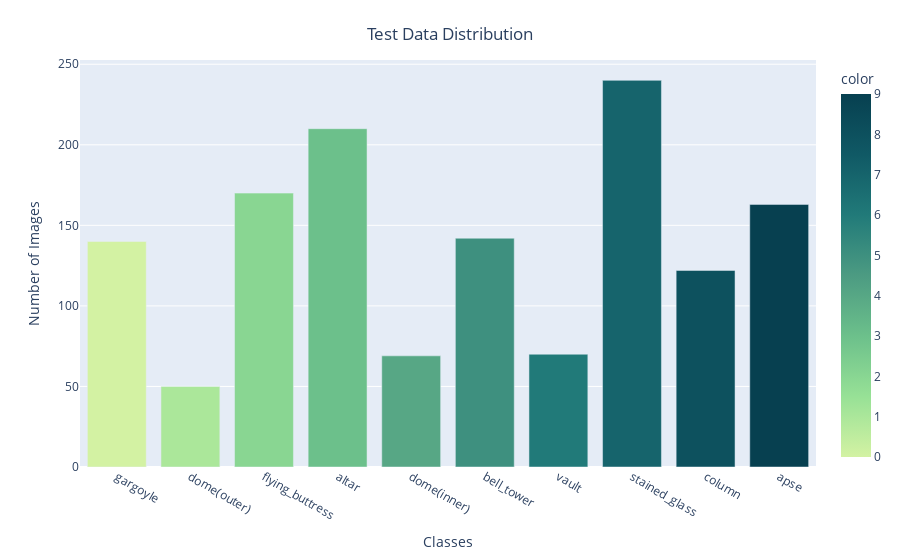

Notebook cell for this chart:
### Markdown cell above
### Test Data Distribution

### Code cell
fig = px.bar(x = CLASS_LABELS,
             y = [list(test_generator.classes).count(i) for i in np.unique(test_generator.classes)] ,
             color = np.unique(train_generator.classes) ,
             color_continuous_scale="Emrld")
fig.update_xaxes(title="Classes")
fig.update_yaxes(title = "Number of Images")
fig.update_layout(showlegend = True,
    title = {
        'text': 'Test Data Distribution ',
        'y':0.95,
        'x':0.5,
        'xanchor': 'center',
        'yanchor': 'top'})
fig.show()

### Figure 1 — Plotly figure (JSON) as saved in the notebook; plotly's stock layout.template omitted (floating-point values rounded to 4 significant figures)
{"data": [{"alignmentgroup": "True", "hovertemplate": "x=%{x}<br>y=%{y}<br>color=%{marker.color}<extra></extra>", "legendgroup": "", "marker": {"color": [0, 1, 2, 3, 4, 5, 6, 7, 8, 9], "coloraxis": "coloraxis", "pattern": {"shape": ""}}, "name": "", "offsetgroup": "", "orientation": "v", "showlegend": false, "textposition": "auto", "type": "bar", "x": ["gargoyle", "dome(outer)", "flying_buttress", "altar", "dome(inner)", "bell_tower", "vault", "stained_glass", "column", "apse"], "xaxis": "x", "y": [140, 50, 170, 210, 69, 142, 70, 240, 122, 163], "yaxis": "y"}], "layout": {"barmode": "relative", "coloraxis": {"colorbar": {"title": {"text": "color"}}, "colorscale": [[0, "rgb(211, 242, 163)"], [0.1667, "rgb(151, 225, 150)"], [0.3333, "rgb(108, 192, 139)"], [0.5, "rgb(76, 155, 130)"], [0.6667, "rgb(33, 122, 121)"], [0.8333, "rgb(16, 89, 101)"], [1, "rgb(7, 64, 80)"]]}, "legend": {"tracegroupgap": 0}, "margin": {"t": 60}, "showlegend": true, "title": {"text": "Test Data Distribution ", "x": 0.5, "xanchor": "center", "y": 0.95, "yanchor": "top"}, "xaxis": {"anchor": "y", "domain": [0, 1], "title": {"text": "Classes"}}, "yaxis": {"anchor": "x", "domain": [0, 1], "title": {"text": "Number of Images"}}}}
